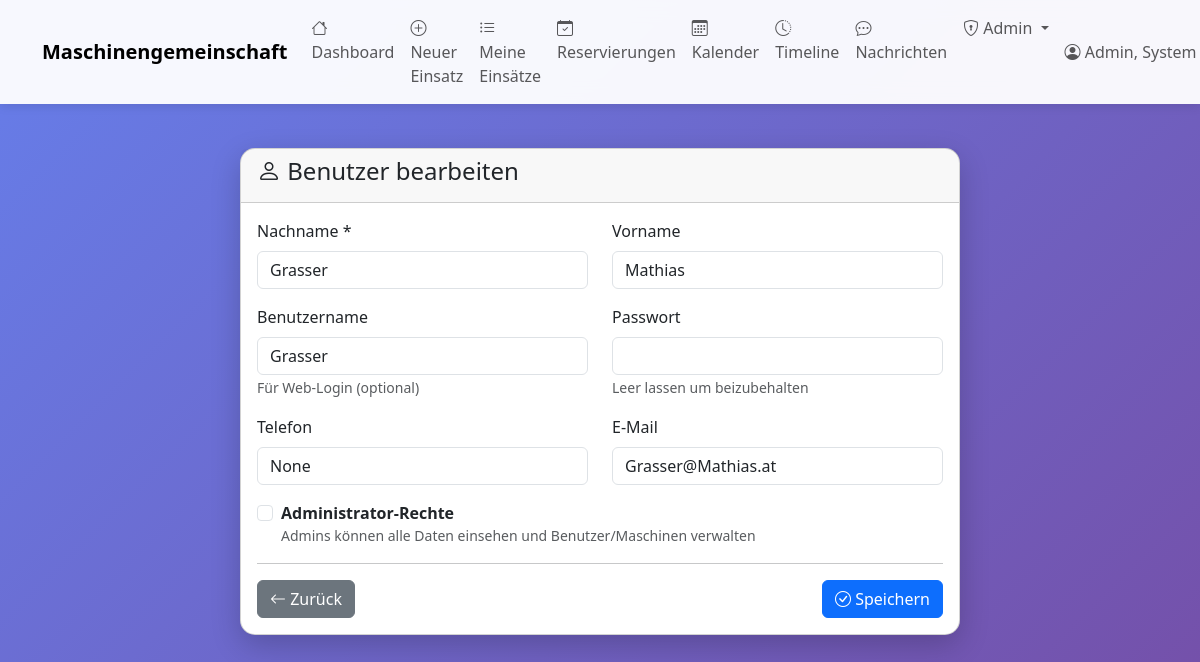
Before: /admin/benutzer/8/edit (signed in) with the older database file.
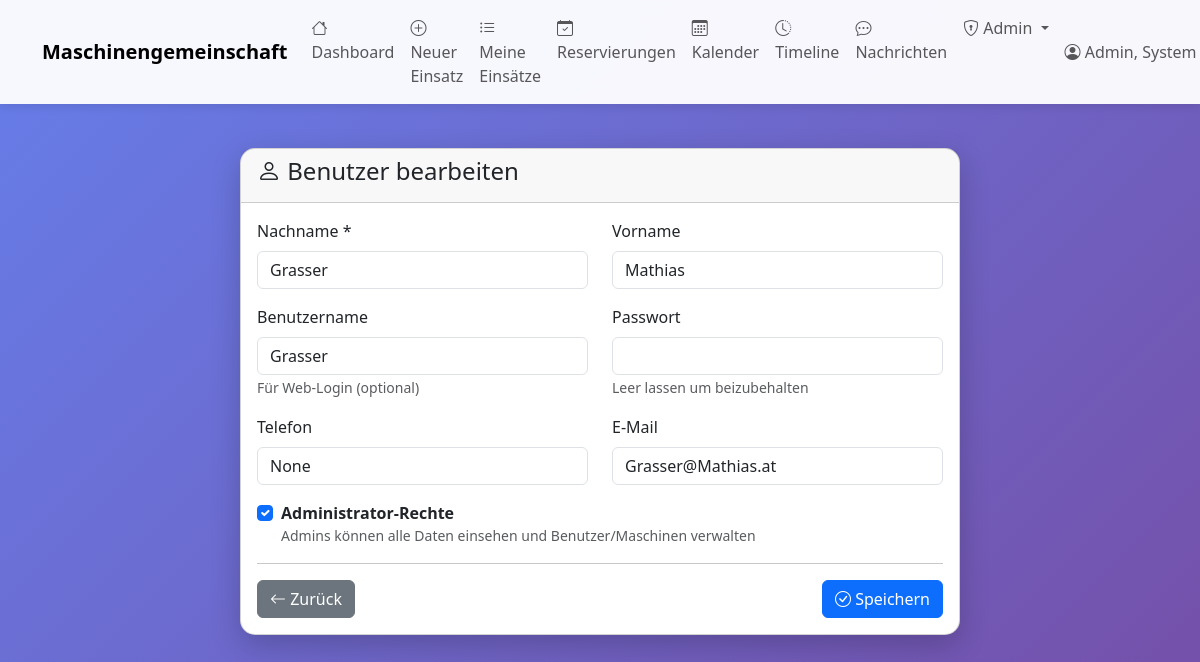
After: the same page with the newer database file.
### tables this page shows
CREATE TABLE benutzer (
    id INTEGER PRIMARY KEY AUTOINCREMENT,
    name TEXT NOT NULL,
    vorname TEXT,
    username TEXT UNIQUE,
    password_hash TEXT,
    adresse TEXT,
    telefon TEXT,
    email TEXT,
    mitglied_seit DATE,
    aktiv BOOLEAN DEFAULT 1,
    bemerkungen TEXT
, is_admin BOOLEAN DEFAULT 0, treibstoffkosten_preis REAL DEFAULT 1.50, backup_schwellwert INTEGER DEFAULT 50, letzter_treibstoffpreis REAL, admin_level INTEGER DEFAULT 0);

### web_app.py (the view, shortened to what this page needs)
@app.route('/admin/benutzer/<int:benutzer_id>/edit', methods=['GET', 'POST'])
@admin_required
def admin_benutzer_edit(benutzer_id):
    with MaschinenDBContext(DB_PATH) as db:
        benutzer = db.get_benutzer_by_id(benutzer_id)
    return render_template('admin_benutzer_form.html', benutzer=benutzer)

### database.py (called while the page is built)
    def connect(self):
        self.connection = sqlite3.connect(self.db_path)
        self.connection.row_factory = sqlite3.Row
        self.cursor = self.connection.cursor()

    def close(self):
        if self.connection:
            self.connection.close()

    def get_benutzer(self, benutzer_id: int) -> Optional[Dict]:
        sql = "SELECT * FROM benutzer WHERE id = ?"
        self.cursor.execute(sql, (benutzer_id,))
        row = self.cursor.fetchone()
        return dict(row) if row else None

    def get_benutzer_by_id(self, benutzer_id: int) -> Optional[Dict]:
        return self.get_benutzer(benutzer_id)

    def __enter__(self):
        self.connect()
        return self

    def __exit__(self, exc_type, exc_val, exc_tb):
        if exc_type is None:
            self.connection.commit()
        else:
            self.connection.rollback()
        self.close()
        return False

### templates/admin_benutzer_form.html (shortened to what the changed rows need)
{% extends "base.html" %}
{% block content %}
<div class="container mt-4">
    <div class="row">
        <div class="col-md-8 mx-auto">
            <div class="card">
                <div class="card-body">
                    <form method="POST">
                        <div class="row">
                            <div class="col-md-6 mb-3">
                                <label for="name" class="form-label">Nachname *</label>
                                <input type="text" class="form-control" id="name" name="name"
                                       value="{{ benutzer.name if benutzer else '' }}" required>
                            </div>
                            <div class="col-md-6 mb-3">
                                <label for="vorname" class="form-label">Vorname</label>
                                <input type="text" class="form-control" id="vorname" name="vorname"
                                       value="{{ benutzer.vorname if benutzer else '' }}">
                            </div>
                        </div>
                        <div class="row">
                            <div class="col-md-6 mb-3">
                                <label for="username" class="form-label">Benutzername</label>
                                <input type="text" class="form-control" id="username" name="username"
                                       value="{{ benutzer.username if benutzer else '' }}">
                                <small class="text-muted">Für Web-Login (optional)</small>
                            </div>
                        </div>
                        <div class="row">
                            <div class="col-md-6 mb-3">
                                <label for="telefon" class="form-label">Telefon</label>
                                <input type="tel" class="form-control" id="telefon" name="telefon"
                                       value="{{ benutzer.telefon if benutzer else '' }}">
                            </div>
                            <div class="col-md-6 mb-3">
                                <label for="email" class="form-label">E-Mail</label>
                                <input type="email" class="form-control" id="email" name="email"
                                       value="{{ benutzer.email if benutzer else '' }}">
                            </div>
                        </div>
                        <div class="mb-3">
                            <div class="form-check">
                                <input class="form-check-input" type="checkbox" id="is_admin" name="is_admin"
                                       {% if benutzer and benutzer.is_admin %}checked{% endif %}>
                                <label class="form-check-label" for="is_admin">
                                    <strong>Administrator-Rechte</strong>
                                    <small class="text-muted d-block">
                                    </small>
                                </label>
                            </div>
                        </div>
                    </form>
                </div>
            </div>
        </div>
    </div>
</div>
{% endblock %}

Changed rows visible on the page:
changed benutzer "Grasser": is_admin "☐" → "☑"
